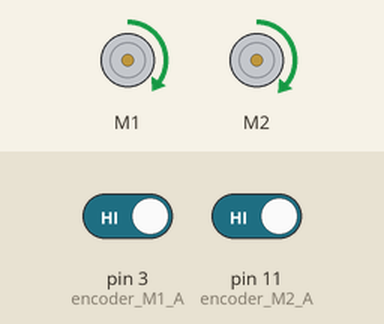
A sketch run on a simulated Arduino Uno, built with avr-gcc and run on an emulated ATmega328P. Parts: 2 × DC motor (green arrow = forward, orange = backward, longer = faster). The inputs (shaded band) are chosen by the test bench; at power-on: pin 3 (encoder_M1_A) HIGH, pin 11 (encoder_M2_A) HIGH.

Above: at 0.15 s.
At 0.6 s:
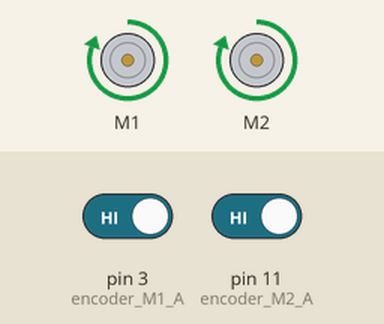
Timing chart, 0 to 2.1 s (numbered marks = the images above):
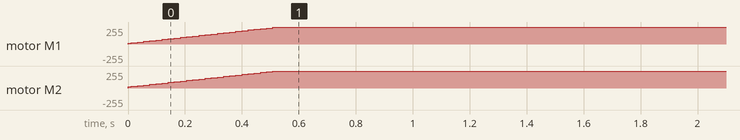

Measured:
- by itself, motor M1, motor M2: moves from stopped to forward 255/255 over 0.52 s

The sketch:

Motor_Encoder_Calibration_V4_Working.ino
```cpp
// VERSION 2 - IMPLEMENT THE PID CONTROLLER.
// Include the required libraries.
#include "DualVNH5019MotorShield.h"
#include "EnableInterrupt.h"

// Create an object for the motor shield.
DualVNH5019MotorShield motorShield;

// Motor 1 = Right.
// Motor 2 = Left.

#define encoder_M1_A 3   // Right motor output 1.
#define encoder_M1_B 5   // Right motor output 2.
#define encoder_M2_A 11  // Left motor output 1.
#define encoder_M2_B 13  // Left motor output 2.

// Motor commanded power variables, set the initial motor speed here.
// Note that right motor is slightly faster than left motor.
double right_speed = 200.0;
double left_speed = 250.0;

// Tick count variables.
int right_ticks;
int left_ticks;
double M1_ticks_moved = 0;
double M2_ticks_moved = 0;
double Total_M1_moved = 0;
double Total_M2_moved = 0;
double ticks_to_move = 245;     // Gives approximately 10cm.
double M1_setpoint_ticks = 5;   // Number of ticks before each iteration of PID controller.
double M2_setpoint_ticks = 5;   // Number of ticks before each iteration of PID controller.

// PID function variables.
double right_ticks_PID = 0.0;
double left_ticks_PID = 0.0;
double M1_ticks_PID = 0;
double M2_ticks_PID = 0;
double E1_error_ticks = 0;
double E2_error_ticks = 0;
double E1_prev_error = 0;
double E2_prev_error = 0;
double E1_sum_error = 0;
double E2_sum_error = 0;
double KP = 0.2;        // Adjust for proportional component.
double KD = 0.3;        // Adjust for derivative component.
double KI = 7;          // Adjust for integral component.

// PID control law values.
/*
double right_KP = 0.2;
double right_KD = 0.01;
double right_KI = 0.05;
double left_KP = 0.2;
double left_KD = 0.01;
double left_KI = 0.05;

double right_K1 = right_KP + right_KI + right_KD;
double right_K2 = -right_KP - (2 * right_KD);
double right_K3 = right_KD;
double left_K1 = left_KP + left_KI + left_KD;
double left_K2 = -left_KP - (2 * left_KD);
double left_K3 = left_KD;
*/

// ----------------------------------------------------------------------------------
// Setup code runs once at startup.
void setup()
{
  //Send and receive serial monitor console data at rate of 115200 baud.
  Serial.begin(115200);

  // Initialize the motor shield driver object.
  motorShield.init();

  // Set the encoder pins as input.
  pinMode(encoder_M1_A, INPUT);
  pinMode(encoder_M1_B, INPUT);
  pinMode(encoder_M2_A, INPUT);
  pinMode(encoder_M2_B, INPUT);

  // Enable interrupts for each encoder input pin 1 on the rising edge.
  // Function 'right_tick_increment" is called on rising edge of input 'encoder_M1_A'.
  enableInterrupt(encoder_M1_A, right_tick_increment, RISING);
  enableInterrupt(encoder_M2_A, left_tick_increment, RISING);

  // Set the motor initial speed if desired. - May be redundant.
  //motorShield.setM1Speed(100);    // Right motor.
  //motorShield.setM2Speed(150);     // Left motor.
  //stopIfFault();
  //delay(200);
}

// Looping code runs continuously.
void loop()
{
  // Sum up the total number of ticks per iteration of PID computation.
  M1_ticks_moved += right_ticks;
  M2_ticks_moved += left_ticks;

  // Two master counters count the total number of ticks moved through
  // the entire motor operation to check for discrepancies over time.

  // Once the desired number of ticks to move the required distance (10cm) has been reached.
  if(M1_ticks_moved > ticks_to_move and M2_ticks_moved > ticks_to_move)
  {
    Serial.print("R ticks moved : "); Serial.print(M1_ticks_moved);
    Serial.print(", L ticks moved : "); Serial.print(M2_ticks_moved);
    Serial.print(", Total right ticks moved : "); Serial.print(Total_M1_moved);
    Serial.print(", Total left ticks moved : "); Serial.println(Total_M2_moved);

    Total_M1_moved += M1_ticks_moved;
    Total_M2_moved += M2_ticks_moved;

    // Reset the tick counters.
    M1_ticks_moved = 0;
    M2_ticks_moved = 0;

    // Stop the robot movement, braking is more effective then setting the speed to 0.
    motorShield.setBrakes(400,400);
    delay(500);
  }

  // Determine the error difference in the number of ticks.
  E1_error_ticks = M1_setpoint_ticks - right_ticks;
  E2_error_ticks = M2_setpoint_ticks - left_ticks;

  // Perform PID calculation for the new motor speed.
  M1_ticks_PID = right_ticks + (E1_error_ticks * KP * 0.95) + (E1_prev_error * (KD + 0.2)) + (E1_sum_error * KI);
  M2_ticks_PID = left_ticks + (E2_error_ticks * KP) + (E2_prev_error * KD) + (E2_sum_error * KI);

  // Convert the adjusted ticks to the new motor power.
  right_speed = right_ticks_to_power(M2_ticks_PID);
  left_speed = left_ticks_to_power(M1_ticks_PID);

  // Set the new motor speed.
  motorShield.setM1Speed(right_speed);    // Right motor.
  motorShield.setM2Speed(left_speed);     // Left motor.
  stopIfFault();

  //Serial.print(", R power: "); Serial.print(right_speed);
  //Serial.print(", L power: "); Serial.println(left_speed);

  // Reset the tick count for the next iteration after the PID has been performed.
  right_ticks = 0;
  left_ticks = 0;

  // Store the last error value for the next computation.
  E1_prev_error = E1_error_ticks;
  E2_prev_error = E2_error_ticks;

  // Store the sum of all errors.
  // If an error is a negative value, it is subtracted from the sum.
  E1_sum_error += E1_error_ticks;
  E2_sum_error += E2_error_ticks;

  // Perform the PID computation again after a sampling time.
  delay(10);
}

// ----------------------------------------------------------------------------------
// Increment the number of ticks at the rising edge of the right motor encoder square wave.
void right_tick_increment()
{
  right_ticks++;
}

// Increment the number of ticks at the rising edge of the left motor encoder square wave.
void left_tick_increment()
{
  left_ticks++;
}

// Based on obtained data of ticks moved vs set power for right motor.
double right_ticks_to_power(double right_ticks)
{
  return (right_ticks * 0.22748) + 20.06839;
}

// Based on obtained data of ticks moved vs set power for left motor.
double left_ticks_to_power(double left_ticks)
{
  return (left_ticks * 0.221907) + 31.70289;
}

// ----------------------------------------------------------------------------------
// Functions to move the robot in each particular direction.
void Forward(int duration)
{
  motorShield.setM1Speed(left_speed);
  motorShield.setM2Speed(right_speed);
  delay(duration);
}

void Backward(int duration)
{
  motorShield.setM1Speed(-left_speed);
  motorShield.setM2Speed(-right_speed);
  delay(duration);
}

void Left(int duration)
{
  motorShield.setM1Speed(-left_speed);
  motorShield.setM2Speed(right_speed);
  delay(duration);
}

void Right(int duration)
{
  motorShield.setM1Speed(left_speed);
  motorShield.setM2Speed(-right_speed);
  delay(duration);
}

void Stop(int duration)
{
  motorShield.setM1Speed(0);
  motorShield.setM2Speed(0);
  delay(duration);
}

// ----------------------------------------------------------------------------------
// Stops the motor if there is a fault, like a short circuit.
// Infinite loop stops the program from continuing.
void stopIfFault()
{
  if (motorShield.getM1Fault())
  {
    Serial.println("Left motor fault.");
    while(1);
  }
  if (motorShield.getM2Fault())
  {
    Serial.println("Right motor fault.");
    while(1);
  }
}
```
